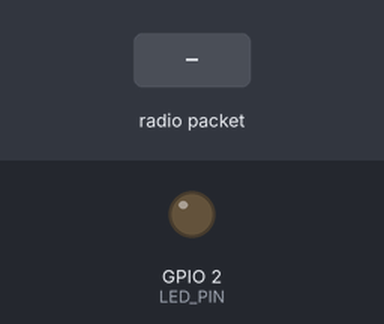
Recording of a sketch running on a simulated ESP32. Shown: output pins drawn as LEDs (lit = HIGH). The test bench sets the inputs (shaded band). No radio packets arrive unless stated; what the sketch prints to the serial monitor is not drawn.

Above: at 1.5 s.
1.6 s: radio packet "1" arrives
Timing chart, 0 to 4.6 s (numbered marks = the images above; inputs shaded):
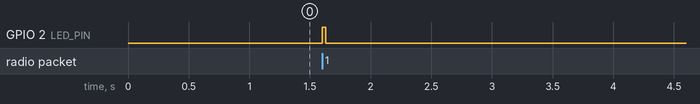

Measured:
- after the input at 1.6 s, GPIO 2 (LED_PIN): LOW → HIGH at once, → LOW 0.03 s later

The sketch:

kaavu-receiver.ino
```cpp
/* ============================================================================
ARIVU — LoRa RECEIVER (USB → Mac → gateway.js → Arivu Hub)
----------------------------------------------------------------------------
A second ESP32 that listens for the Kaavu Sentinel's LoRa packets and prints
each one to USB serial, verbatim, so `node gateway.js` can forward it to the hub.

Sentinel sends:  A|<timestamp>|<type>|<detail>
  FIRE    -> gas=2150
  TAMPER  -> vibration
  CLIMATE -> temp=28.4,hum=71.0
  ALIVE   -> files=2 rec=1

This sketch prints the payload exactly as received (one per line). The trailing
" rssi=.." that some setups add is optional — gateway.js ignores extra fields.

MUST MATCH THE SENTINEL: frequency 433 MHz and syncWord 0x12.

LoRa Ra-02 wiring (same as the sentinel node):
  VCC  3V3        GND  GND
  SCK  GPIO18     MISO GPIO19     MOSI GPIO23
  NSS  GPIO4      RST  GPIO27     DIO0 GPIO26

LIBRARIES: LoRa (Sandeep Mistry).   BOARD: "ESP32 Dev Module".
============================================================================ */
#include <SPI.h>
#include <LoRa.h>

#define LORA_CS_PIN    4
#define LORA_RST_PIN  27
#define LORA_DIO0_PIN 26
#define LORA_FREQ    433E6
#define LORA_SYNCWORD 0x12   // must equal the sentinel's setSyncWord()

#define LED_PIN        2     // blinks on each received packet

void setup() {
  Serial.begin(115200);
  delay(300);
  pinMode(LED_PIN, OUTPUT);

  Serial.println("\n# ARIVU LoRa receiver starting...");
  LoRa.setPins(LORA_CS_PIN, LORA_RST_PIN, LORA_DIO0_PIN);

  if (!LoRa.begin(LORA_FREQ)) {
    Serial.println("# LoRa init FAILED — check 3V3 / RST / DIO0 wiring.");
    while (true) { digitalWrite(LED_PIN, !digitalRead(LED_PIN)); delay(150); }
  }
  LoRa.setSyncWord(LORA_SYNCWORD);
  Serial.println("# LoRa receiver ready @ 433MHz. Listening for Kaavu Sentinel...");
}

void loop() {
  int packetSize = LoRa.parsePacket();
  if (packetSize == 0) return;

  String payload = "";
  while (LoRa.available()) payload += (char)LoRa.read();
  payload.trim();
  if (payload.length() == 0) return;

  // Forward verbatim so gateway.js can parse "A|ts|type|detail".
  // Append RSSI as an extra field (ignored by the gateway, handy for debugging).
  Serial.print(payload);
  Serial.print(" rssi=");
  Serial.println(LoRa.packetRssi());

  digitalWrite(LED_PIN, HIGH); delay(30); digitalWrite(LED_PIN, LOW);
}
```
